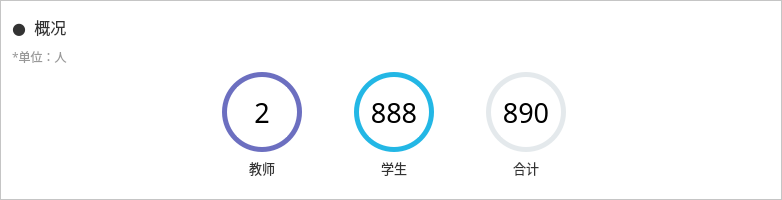
              <widget class="QFrame" name="frame">
               <property name="minimumSize">
                <size>
                 <width>782</width>
                 <height>200</height>
                </size>
               </property>
               <property name="maximumSize">
                <size>
                 <width>16777215</width>
                 <height>200</height>
                </size>
               </property>
               <property name="styleSheet">
                <string notr="true">QFrame {
	background-color: #ffffff;
}</string>
               </property>
               <property name="frameShape">
                <enum>QFrame::StyledPanel</enum>
               </property>
               <property name="frameShadow">
                <enum>QFrame::Raised</enum>
               </property>
               <layout class="QGridLayout" name="gridLayout_18">
                <item row="3" column="0">
                 <spacer name="horizontalSpacer_13">
                  <property name="orientation">
                   <enum>Qt::Horizontal</enum>
                  </property>
                  <property name="sizeHint" stdset="0">
                   <size>
                    <width>40</width>
                    <height>20</height>
                   </size>
                  </property>
                 </spacer>
                </item>
                <item row="2" column="3">
                 <widget class="QFrame" name="frame_15">
                  <property name="minimumSize">
                   <size>
                    <width>80</width>
                    <height>80</height>
                   </size>
                  </property>
                  <property name="maximumSize">
                   <size>
                    <width>80</width>
                    <height>80</height>
                   </size>
                  </property>
                  <property name="styleSheet">
                   <string notr="true">QFrame {
	border-radius: 40px;
	background-color: #23B7E5;
	
}</string>
                  </property>
                  <property name="frameShape">
                   <enum>QFrame::StyledPanel</enum>
                  </property>
                  <property name="frameShadow">
                   <enum>QFrame::Raised</enum>
                  </property>
                  <widget class="QFrame" name="frame_16">
                   <property name="geometry">
                    <rect>
                     <x>5</x>
                     <y>5</y>
                     <width>70</width>
                     <height>70</height>
                    </rect>
                   </property>
                   <property name="minimumSize">
                    <size>
                     <width>70</width>
                     <height>70</height>
                    </size>
                   </property>
                   <property name="maximumSize">
                    <size>
                     <width>70</width>
                     <height>70</height>
                    </size>
                   </property>
                   <property name="styleSheet">
                    <string notr="true">QFrame {
	border-radius: 35px;
	background-color: #ffffff;
	
}</string>
                   </property>
                   <property name="frameShape">
                    <enum>QFrame::StyledPanel</enum>
                   </property>
                   <property name="frameShadow">
                    <enum>QFrame::Raised</enum>
                   </property>
                   <widget class="QLabel" name="num_of_student_text">
                    <property name="geometry">
                     <rect>
                      <x>10</x>
                      <y>10</y>
                      <width>50</width>
                      <height>50</height>
                     </rect>
                    </property>
                    <property name="font">
                     <font>
                      <family>微软雅黑</family>
                      <pointsize>20</pointsize>
                     </font>
                    </property>
                    <property name="text">
                     <string>888</string>
                    </property>
                    <property name="alignment">
                     <set>Qt::AlignCenter</set>
                    </property>
                   </widget>
                  </widget>
                 </widget>
                </item>
                <item row="3" column="4">
                 <spacer name="horizontalSpacer_16">
                  <property name="orientation">
                   <enum>Qt::Horizontal</enum>
                  </property>
                  <property name="sizeType">
                   <enum>QSizePolicy::Fixed</enum>
                  </property>
                  <property name="sizeHint" stdset="0">
                   <size>
                    <width>40</width>
                    <height>20</height>
                   </size>
                  </property>
                 </spacer>
                </item>
                <item row="3" column="1">
                 <widget class="QLabel" name="label_100">
                  <property name="font">
                   <font>
                    <family>微软雅黑</family>
                    <pointsize>10</pointsize>
                   </font>
                  </property>
                  <property name="styleSheet">
                   <string notr="true">QLabel {
	color: #333333;
}</string>
                  </property>
                  <property name="text">
                   <string>教师</string>
                  </property>
                  <property name="alignment">
                   <set>Qt::AlignCenter</set>
                  </property>
                 </widget>
                </item>
                <item row="3" column="3">
                 <widget class="QLabel" name="label_104">
                  <property name="font">
                   <font>
                    <family>微软雅黑</family>
                    <pointsize>10</pointsize>
                   </font>
                  </property>
                  <property name="styleSheet">
                   <string notr="true">QLabel {
	color: #333333;
}</string>
                  </property>
                  <property name="text">
                   <string>学生</string>
                  </property>
                  <property name="alignment">
                   <set>Qt::AlignCenter</set>
                  </property>
                 </widget>
                </item>
                <item row="1" column="0">
                 <widget class="QLabel" name="label_107">
                  <property name="font">
                   <font>
                    <family>微软雅黑</family>
                    <pointsize>9</pointsize>
                   </font>
                  </property>
                  <property name="styleSheet">
                   <string notr="true">QLabel {
	background: none;
	color: #999999;
}</string>
                  </property>
                  <property name="text">
                   <string>*单位：人</string>
                  </property>
                 </widget>
                </item>
                <item row="3" column="5">
                 <widget class="QLabel" name="label_109">
                  <property name="font">
                   <font>
                    <family>微软雅黑</family>
                    <pointsize>10</pointsize>
                   </font>
                  </property>
                  <property name="styleSheet">
                   <string notr="true">QLabel {
	color: #333333;
}</string>
                  </property>
                  <property name="text">
                   <string>合计</string>
                  </property>
                  <property name="alignment">
                   <set>Qt::AlignCenter</set>
                  </property>
                 </widget>
                </item>
                <item row="2" column="5">
                 <widget class="QFrame" name="frame_17">
                  <property name="minimumSize">
                   <size>
                    <width>80</width>
                    <height>80</height>
                   </size>
                  </property>
                  <property name="maximumSize">
                   <size>
                    <width>80</width>
                    <height>80</height>
                   </size>
                  </property>
                  <property name="styleSheet">
                   <string notr="true">QFrame {
	border-radius: 40px;
	background-color: #E4E9EC;
	
}</string>
                  </property>
                  <property name="frameShape">
                   <enum>QFrame::StyledPanel</enum>
                  </property>
                  <property name="frameShadow">
                   <enum>QFrame::Raised</enum>
                  </property>
                  <widget class="QFrame" name="frame_18">
                   <property name="geometry">
                    <rect>
                     <x>5</x>
                     <y>5</y>
                     <width>70</width>
                     <height>70</height>
                    </rect>
                   </property>
                   <property name="minimumSize">
                    <size>
                     <width>70</width>
                     <height>70</height>
                    </size>
                   </property>
                   <property name="maximumSize">
                    <size>
                     <width>70</width>
                     <height>70</height>
                    </size>
                   </property>
                   <property name="styleSheet">
                    <string notr="true">QFrame {
	border-radius: 35px;
	background-color: #ffffff;
	
}</string>
                   </property>
                   <property name="frameShape">
                    <enum>QFrame::StyledPanel</enum>
                   </property>
                   <property name="frameShadow">
                    <enum>QFrame::Raised</enum>
                   </property>
                   <widget class="QLabel" name="total_text">
                    <property name="geometry">
                     <rect>
                      <x>10</x>
                      <y>10</y>
                      <width>50</width>
                      <height>50</height>
                     </rect>
                    </property>
                    <property name="font">
                     <font>
                      <family>微软雅黑</family>
                      <pointsize>20</pointsize>
                     </font>
                    </property>
                    <property name="text">
                     <string>890</string>
                    </property>
                    <property name="alignment">
                     <set>Qt::AlignCenter</set>
                    </property>
                   </widget>
                  </widget>
                 </widget>
                </item>
                <item row="3" column="6">
                 <spacer name="horizontalSpacer_14">
                  <property name="orientation">
                   <enum>Qt::Horizontal</enum>
                  </property>
                  <property name="sizeHint" stdset="0">
                   <size>
                    <width>40</width>
                    <height>20</height>
                   </size>
                  </property>
                 </spacer>
                </item>
                <item row="2" column="1">
                 <widget class="QFrame" name="frame_13">
                  <property name="minimumSize">
                   <size>
                    <width>80</width>
                    <height>80</height>
                   </size>
                  </property>
                  <property name="maximumSize">
                   <size>
                    <width>80</width>
                    <height>80</height>
                   </size>
                  </property>
                  <property name="styleSheet">
                   <string notr="true">QFrame {
	border-radius: 40px;
	background-color: #6C6FC0;
	
}</string>
                  </property>
                  <property name="frameShape">
                   <enum>QFrame::StyledPanel</enum>
                  </property>
                  <property name="frameShadow">
                   <enum>QFrame::Raised</enum>
                  </property>
                  <widget class="QFrame" name="frame_14">
                   <property name="geometry">
                    <rect>
                     <x>5</x>
                     <y>5</y>
                     <width>70</width>
                     <height>70</height>
                    </rect>
                   </property>
                   <property name="minimumSize">
                    <size>
                     <width>70</width>
                     <height>70</height>
                    </size>
                   </property>
                   <property name="maximumSize">
                    <size>
                     <width>70</width>
                     <height>70</height>
                    </size>
                   </property>
                   <property name="styleSheet">
                    <string notr="true">QFrame {
	border-radius: 35px;
	background-color: #ffffff;
	
}</string>
                   </property>
                   <property name="frameShape">
                    <enum>QFrame::StyledPanel</enum>
                   </property>
                   <property name="frameShadow">
                    <enum>QFrame::Raised</enum>
                   </property>
                   <widget class="QLabel" name="num_of_teacher_text">
                    <property name="geometry">
                     <rect>
                      <x>10</x>
                      <y>10</y>
                      <width>50</width>
                      <height>50</height>
                     </rect>
                    </property>
                    <property name="font">
                     <font>
                      <family>微软雅黑</family>
                      <pointsize>20</pointsize>
                     </font>
                    </property>
                    <property name="text">
                     <string>2</string>
                    </property>
                    <property name="alignment">
                     <set>Qt::AlignCenter</set>
                    </property>
                   </widget>
                  </widget>
                 </widget>
                </item>
                <item row="3" column="2">
                 <spacer name="horizontalSpacer_15">
                  <property name="orientation">
                   <enum>Qt::Horizontal</enum>
                  </property>
                  <property name="sizeType">
                   <enum>QSizePolicy::Fixed</enum>
                  </property>
                  <property name="sizeHint" stdset="0">
                   <size>
                    <width>40</width>
                    <height>20</height>
                   </size>
                  </property>
                 </spacer>
                </item>
                <item row="0" column="0">
                 <widget class="QLabel" name="area_chart_title_text_2">
                  <property name="minimumSize">
                   <size>
                    <width>0</width>
                    <height>30</height>
                   </size>
                  </property>
                  <property name="maximumSize">
                   <size>
                    <width>16777215</width>
                    <height>30</height>
                   </size>
                  </property>
                  <property name="font">
                   <font>
                    <family>微软雅黑</family>
                    <pointsize>12</pointsize>
                   </font>
                  </property>
                  <property name="styleSheet">
                   <string notr="true">QLabel {
	background: none;
	color: #333333;
}</string>
                  </property>
                  <property name="text">
                   <string>●  概况</string>
                  </property>
                 </widget>
                </item>
                <item row="0" column="1" rowspan="2" colspan="5">
                 <spacer name="verticalSpacer_18">
                  <property name="orientation">
                   <enum>Qt::Vertical</enum>
                  </property>
                  <property name="sizeHint" stdset="0">
                   <size>
                    <width>20</width>
                    <height>40</height>
                   </size>
                  </property>
                 </spacer>
                </item>
                <item row="4" column="1" colspan="5">
                 <spacer name="verticalSpacer_17">
                  <property name="orientation">
                   <enum>Qt::Vertical</enum>
                  </property>
                  <property name="sizeHint" stdset="0">
                   <size>
                    <width>20</width>
                    <height>40</height>
                   </size>
                  </property>
                 </spacer>
                </item>
               </layout>
              </widget>
